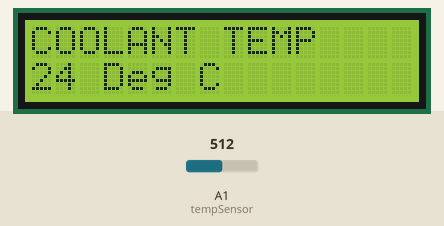
Recording of a sketch running on a simulated Arduino Uno, built with avr-gcc and run on an emulated ATmega328P. Parts: 16×2 character LCD. The inputs (shaded band) are chosen by the test bench; at power-on: A1 (tempSensor) = 512. What the sketch prints to the serial monitor is not drawn.

Above: at 1.2 s.
1.3 s: A1 (tempSensor) set to 716
At 1.9 s:
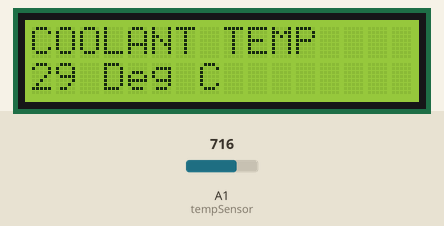
3.5 s: A1 (tempSensor) set to 900
At 3.9 s:
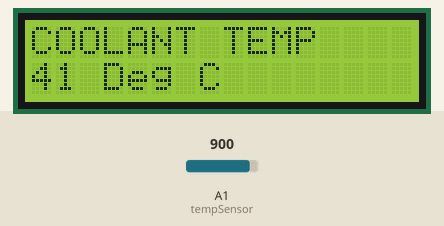
5.5 s: A1 (tempSensor) set to 1023
At 5.9 s:
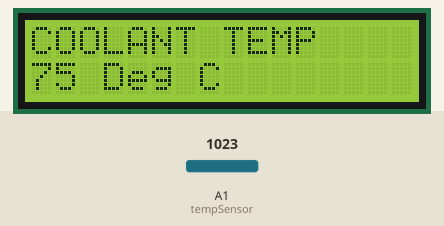
Timing chart, 0 to 8.5 s (numbered marks = the images above; inputs shaded):
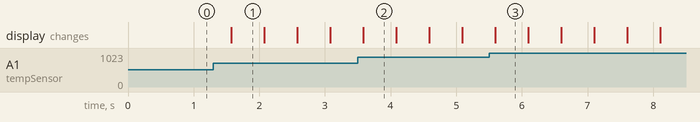

Measured:
- after the input at 1.3 s, the display: changes after 0.27 s (image 1)
- what the display in image 1 shows lasts 0.5 s, from 1.6 s to 2.1 s

The sketch:

pump.ino
```cpp
// This was used to read the popular GM coolant sensor 12146312
// The serial print is for oil temperature change this as needed
// The sensor needed 2.2K and 550 ohm resistors in series
// No display options are used here other than serial print for testing
// This sketch uses analog pin 0 to read the sensor
// The serial rate was bumped up to 115200 from 9600
// Output is in fahrenheit

#include  <LiquidCrystal.h>
#include <movingAvg.h>
#include <math.h>         //loads the more advanced math functions

movingAvg coolant(100);

#define tempSensor  1

LiquidCrystal lcd (8, 9, 4, 5, 6, 7);

void setup() {
  pinMode(tempSensor, INPUT);
  lcd.begin(16, 2);
  lcd.print("COOLANT TEMP");

  // CLEAR THE ROLLING AVERAGE BUFFER
  coolant.begin();       //This function gets called when the Arduino starts
  Serial.begin(9600);   //This code sets up the Serial port at 9600 baud rate
}

//Function to perform the fancy math of the Steinhart-Hart equation
float Thermister(int RawADC) {
 float Temp;
 Temp = log(((10240000/RawADC) - 10000));
 Temp = 1 / (0.001129148 + (0.000234125 + (0.0000000876741 * Temp * Temp ))* Temp );

 // Convert Kelvin to Celsius
 Temp = Temp - 273.15;
 return Temp;
}

void loop() {
  //Create an integer variable
  int val;

  //Variable to hold a temperature value
  double temp;

  //Read the analog port 0 and store the value in val
  val=analogRead(tempSensor);

  //Runs the fancy math on the raw analog value
  coolant.reading(Thermister(val));
  Serial.print(val);
  Serial.print ("Temp C: "); // Change this if monitoring another type of fluid
  Serial.println(coolant.getAvg());   //Print the value to the serial port
  lcd.setCursor(0, 1);
  lcd.print(coolant.getAvg());
  lcd.print(" Deg C   ");
  delay(500);            //Wait one second before we do it again
}
```
